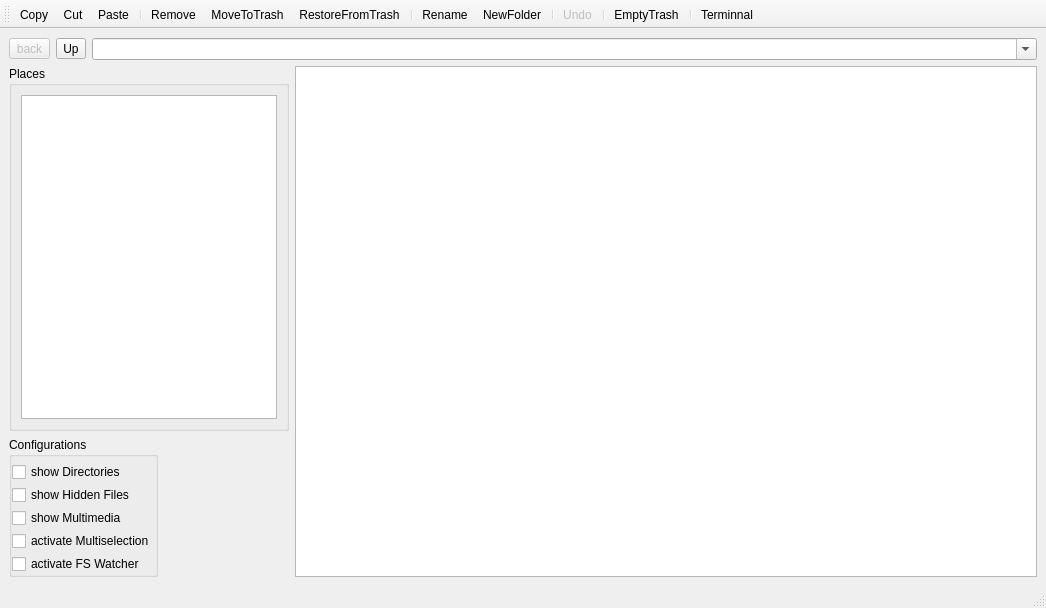
<?xml version="1.0" encoding="UTF-8"?>
<ui version="4.0">
 <class>SimpleList</class>
 <widget class="QMainWindow" name="SimpleList">
  <property name="geometry">
   <rect>
    <x>0</x>
    <y>0</y>
    <width>1046</width>
    <height>608</height>
   </rect>
  </property>
  <property name="windowTitle">
   <string>MainWindow</string>
  </property>
  <widget class="QWidget" name="centralwidget">
   <layout class="QVBoxLayout" name="verticalLayout_4">
    <item>
     <layout class="QHBoxLayout" name="horizontalLayout">
      <item>
       <widget class="QToolButton" name="toolButtonBack">
        <property name="enabled">
         <bool>false</bool>
        </property>
        <property name="text">
         <string>back</string>
        </property>
        <property name="icon">
         <iconset resource="res.qrc">
          <normaloff>:/resources/resources/go-previous.png</normaloff>:/resources/resources/go-previous.png</iconset>
        </property>
       </widget>
      </item>
      <item>
       <widget class="QToolButton" name="toolButtonUp">
        <property name="text">
         <string>Up</string>
        </property>
        <property name="icon">
         <iconset resource="res.qrc">
          <normaloff>:/resources/resources/go-up.png</normaloff>:/resources/resources/go-up.png</iconset>
        </property>
       </widget>
      </item>
      <item>
       <widget class="QComboBox" name="comboBoxPath">
        <property name="editable">
         <bool>true</bool>
        </property>
        <property name="insertPolicy">
         <enum>QComboBox::NoInsert</enum>
        </property>
       </widget>
      </item>
     </layout>
    </item>
    <item>
     <layout class="QHBoxLayout" name="horizontalLayout_2">
      <item>
       <layout class="QVBoxLayout" name="verticalLayout_3">
        <item>
         <widget class="QGroupBox" name="groupBoxPlaces">
          <property name="title">
           <string>Places</string>
          </property>
          <layout class="QVBoxLayout" name="verticalLayout">
           <item>
            <widget class="QListView" name="listViewPlaces">
             <property name="sizePolicy">
              <sizepolicy hsizetype="Fixed" vsizetype="Expanding">
               <horstretch>0</horstretch>
               <verstretch>0</verstretch>
              </sizepolicy>
             </property>
            </widget>
           </item>
          </layout>
         </widget>
        </item>
        <item>
         <widget class="QGroupBox" name="groupBoxConfig">
          <property name="sizePolicy">
           <sizepolicy hsizetype="Fixed" vsizetype="Preferred">
            <horstretch>0</horstretch>
            <verstretch>0</verstretch>
           </sizepolicy>
          </property>
          <property name="title">
           <string>Configurations</string>
          </property>
          <layout class="QVBoxLayout" name="verticalLayout_2">
           <property name="spacing">
            <number>3</number>
           </property>
           <property name="leftMargin">
            <number>0</number>
           </property>
           <property name="topMargin">
            <number>5</number>
           </property>
           <property name="rightMargin">
            <number>0</number>
           </property>
           <property name="bottomMargin">
            <number>0</number>
           </property>
           <item>
            <widget class="QCheckBox" name="checkBoxShowDirs">
             <property name="text">
              <string>show Directories</string>
             </property>
            </widget>
           </item>
           <item>
            <widget class="QCheckBox" name="checkBoxShowHidden">
             <property name="text">
              <string>show Hidden Files</string>
             </property>
            </widget>
           </item>
           <item>
            <widget class="QCheckBox" name="checkBoxShowMediaInfo">
             <property name="text">
              <string>show Multimedia</string>
             </property>
            </widget>
           </item>
           <item>
            <widget class="QCheckBox" name="checkBoxMultiSelection">
             <property name="text">
              <string>activate Multiselection</string>
             </property>
            </widget>
           </item>
           <item>
            <widget class="QCheckBox" name="checkBoxExtFsWatcher">
             <property name="text">
              <string>activate FS Watcher</string>
             </property>
            </widget>
           </item>
          </layout>
         </widget>
        </item>
       </layout>
      </item>
      <item>
       <widget class="QTableView" name="tableViewFM"/>
      </item>
     </layout>
    </item>
   </layout>
  </widget>
  <widget class="QMenuBar" name="menubar">
   <property name="geometry">
    <rect>
     <x>0</x>
     <y>0</y>
     <width>1046</width>
     <height>30</height>
    </rect>
   </property>
   <property name="sizePolicy">
    <sizepolicy hsizetype="Minimum" vsizetype="Minimum">
     <horstretch>0</horstretch>
     <verstretch>0</verstretch>
    </sizepolicy>
   </property>
  </widget>
  <widget class="QStatusBar" name="statusbar"/>
  <widget class="QToolBar" name="toolBar">
   <property name="windowTitle">
    <string>toolBar</string>
   </property>
   <property name="toolButtonStyle">
    <enum>Qt::ToolButtonTextUnderIcon</enum>
   </property>
   <attribute name="toolBarArea">
    <enum>TopToolBarArea</enum>
   </attribute>
   <attribute name="toolBarBreak">
    <bool>false</bool>
   </attribute>
   <addaction name="actionCopy"/>
   <addaction name="actionCut"/>
   <addaction name="actionPaste"/>
   <addaction name="separator"/>
   <addaction name="actionDelete"/>
   <addaction name="actionMoveToTrash"/>
   <addaction name="actionRestoreFromTrash"/>
   <addaction name="separator"/>
   <addaction name="actionRename"/>
   <addaction name="actionNewFolder"/>
   <addaction name="separator"/>
   <addaction name="actionUndo"/>
   <addaction name="separator"/>
   <addaction name="actionEmptyTrash"/>
   <addaction name="separator"/>
   <addaction name="actionTerminnal"/>
  </widget>
  <action name="actionCopy">
   <property name="icon">
    <iconset resource="res.qrc">
     <normaloff>:/resources/resources/copy.png</normaloff>:/resources/resources/copy.png</iconset>
   </property>
   <property name="text">
    <string>Copy</string>
   </property>
   <property name="toolTip">
    <string>Copy Items into clipbpard</string>
   </property>
   <property name="shortcut">
    <string>Ctrl+C</string>
   </property>
  </action>
  <action name="actionCut">
   <property name="icon">
    <iconset resource="res.qrc">
     <normaloff>:/resources/resources/cut.png</normaloff>:/resources/resources/cut.png</iconset>
   </property>
   <property name="text">
    <string>Cut</string>
   </property>
   <property name="toolTip">
    <string>Cut files into clipboard</string>
   </property>
   <property name="shortcut">
    <string>Ctrl+X</string>
   </property>
  </action>
  <action name="actionPaste">
   <property name="icon">
    <iconset resource="res.qrc">
     <normaloff>:/resources/resources/paste.png</normaloff>:/resources/resources/paste.png</iconset>
   </property>
   <property name="text">
    <string>Paste</string>
   </property>
   <property name="toolTip">
    <string>paste clibpboard contents</string>
   </property>
   <property name="shortcut">
    <string>Ctrl+V</string>
   </property>
  </action>
  <action name="actionDelete">
   <property name="icon">
    <iconset resource="res.qrc">
     <normaloff>:/resources/resources/remove.png</normaloff>:/resources/resources/remove.png</iconset>
   </property>
   <property name="text">
    <string>Remove</string>
   </property>
   <property name="shortcut">
    <string>Shift+Del</string>
   </property>
  </action>
  <action name="actionMoveToTrash">
   <property name="icon">
    <iconset resource="res.qrc">
     <normaloff>:/resources/resources/trash.png</normaloff>:/resources/resources/trash.png</iconset>
   </property>
   <property name="text">
    <string>MoveToTrash</string>
   </property>
   <property name="shortcut">
    <string>Del</string>
   </property>
  </action>
  <action name="actionGoUp">
   <property name="icon">
    <iconset resource="res.qrc">
     <normaloff>:/resources/resources/go-up.png</normaloff>:/resources/resources/go-up.png</iconset>
   </property>
   <property name="text">
    <string>Up</string>
   </property>
   <property name="toolTip">
    <string>Go parent folder</string>
   </property>
   <property name="shortcut">
    <string>Shift+U</string>
   </property>
  </action>
  <action name="actionGoBack">
   <property name="icon">
    <iconset resource="res.qrc">
     <normaloff>:/resources/resources/go-previous.png</normaloff>:/resources/resources/go-previous.png</iconset>
   </property>
   <property name="text">
    <string>Back</string>
   </property>
   <property name="shortcut">
    <string>Shift+B</string>
   </property>
  </action>
  <action name="actionRename">
   <property name="icon">
    <iconset resource="res.qrc">
     <normaloff>:/resources/resources/edit-rename.png</normaloff>:/resources/resources/edit-rename.png</iconset>
   </property>
   <property name="text">
    <string>Rename...</string>
   </property>
  </action>
  <action name="actionNewFolder">
   <property name="icon">
    <iconset resource="res.qrc">
     <normaloff>:/resources/resources/folder-new.png</normaloff>:/resources/resources/folder-new.png</iconset>
   </property>
   <property name="text">
    <string>NewFolder</string>
   </property>
  </action>
  <action name="actionUndo">
   <property name="enabled">
    <bool>false</bool>
   </property>
   <property name="icon">
    <iconset resource="res.qrc">
     <normaloff>:/resources/resources/undo.png</normaloff>:/resources/resources/undo.png</iconset>
   </property>
   <property name="text">
    <string>Undo</string>
   </property>
  </action>
  <action name="actionEmptyTrash">
   <property name="icon">
    <iconset resource="res.qrc">
     <normaloff>:/resources/resources/empty_trash.png</normaloff>:/resources/resources/empty_trash.png</iconset>
   </property>
   <property name="text">
    <string>EmptyTrash</string>
   </property>
   <property name="toolTip">
    <string>EmptTrash</string>
   </property>
  </action>
  <action name="actionRestoreFromTrash">
   <property name="icon">
    <iconset resource="res.qrc">
     <normaloff>:/resources/resources/recyclebin_full.png</normaloff>:/resources/resources/recyclebin_full.png</iconset>
   </property>
   <property name="text">
    <string>RestoreFromTrash</string>
   </property>
   <property name="toolTip">
    <string>restore From Trash</string>
   </property>
  </action>
  <action name="actionTerminnal">
   <property name="icon">
    <iconset resource="res.qrc">
     <normaloff>:/resources/resources/xterm_48x48.xpm</normaloff>:/resources/resources/xterm_48x48.xpm</iconset>
   </property>
   <property name="text">
    <string>Terminnal</string>
   </property>
   <property name="toolTip">
    <string>open a Terminal</string>
   </property>
  </action>
 </widget>
 <resources>
  <include location="res.qrc"/>
 </resources>
 <connections/>
</ui>
